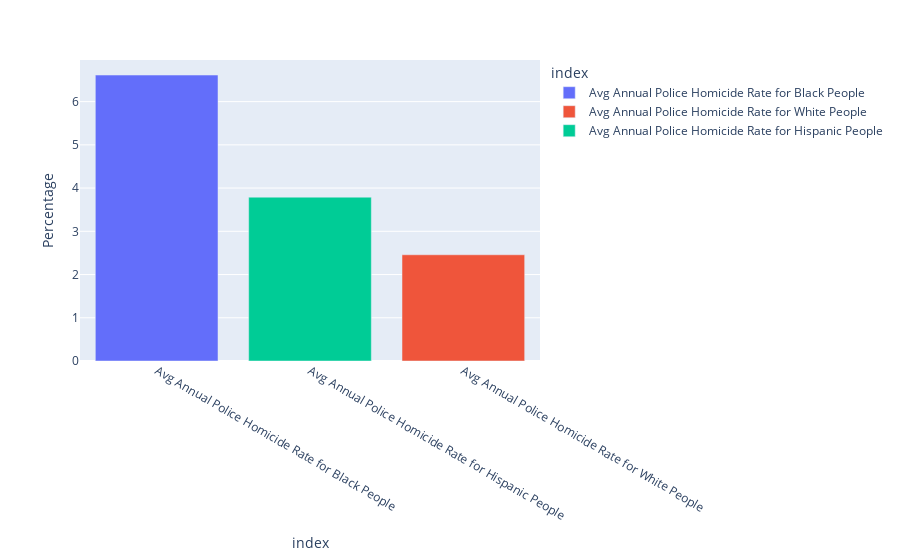

The code cell stored with this chart in its notebook:
### Markdown cell above
### Killings per million

### Code cell
# Filter for killings per million nationwide average
homicide_rate = pd_killings.iloc[-1,25:28].to_frame()

homicide_rate.columns = ["Percentage"]

# Plot graph
fig = px.bar(homicide_rate, 
             x=homicide_rate.index, 
             y=homicide_rate.Percentage, 
             color=homicide_rate.index
            )

fig.update_layout(xaxis={'categoryorder':'category ascending'})

fig.show()

### Figure 1 — Plotly figure (JSON) as saved in the notebook; plotly's stock layout.template omitted (floating-point values rounded to 4 significant figures)
{"data": [{"alignmentgroup": "True", "hovertemplate": "index=%{x}<br>Percentage=%{y}<extra></extra>", "legendgroup": "Avg Annual Police Homicide Rate for Black People", "marker": {"color": "#636efa"}, "name": "Avg Annual Police Homicide Rate for Black People", "offsetgroup": "Avg Annual Police Homicide Rate for Black People", "orientation": "v", "showlegend": true, "textposition": "auto", "type": "bar", "x": ["Avg Annual Police Homicide Rate for Black People"], "xaxis": "x", "y": [6.614], "yaxis": "y"}, {"alignmentgroup": "True", "hovertemplate": "index=%{x}<br>Percentage=%{y}<extra></extra>", "legendgroup": "Avg Annual Police Homicide Rate for White People", "marker": {"color": "#EF553B"}, "name": "Avg Annual Police Homicide Rate for White People", "offsetgroup": "Avg Annual Police Homicide Rate for White People", "orientation": "v", "showlegend": true, "textposition": "auto", "type": "bar", "x": ["Avg Annual Police Homicide Rate for White People"], "xaxis": "x", "y": [2.457], "yaxis": "y"}, {"alignmentgroup": "True", "hovertemplate": "index=%{x}<br>Percentage=%{y}<extra></extra>", "legendgroup": "Avg Annual Police Homicide Rate for Hispanic People", "marker": {"color": "#00cc96"}, "name": "Avg Annual Police Homicide Rate for Hispanic People", "offsetgroup": "Avg Annual Police Homicide Rate for Hispanic People", "orientation": "v", "showlegend": true, "textposition": "auto", "type": "bar", "x": ["Avg Annual Police Homicide Rate for Hispanic People"], "xaxis": "x", "y": [3.789], "yaxis": "y"}], "layout": {"barmode": "relative", "legend": {"title": {"text": "index"}, "tracegroupgap": 0}, "margin": {"t": 60}, "xaxis": {"anchor": "y", "categoryarray": ["Avg Annual Police Homicide Rate for Black People", "Avg Annual Police Homicide Rate for White People", "Avg Annual Police Homicide Rate for Hispanic People"], "categoryorder": "category ascending", "domain": [0, 1], "title": {"text": "index"}}, "yaxis": {"anchor": "x", "domain": [0, 1], "title": {"text": "Percentage"}}}}
